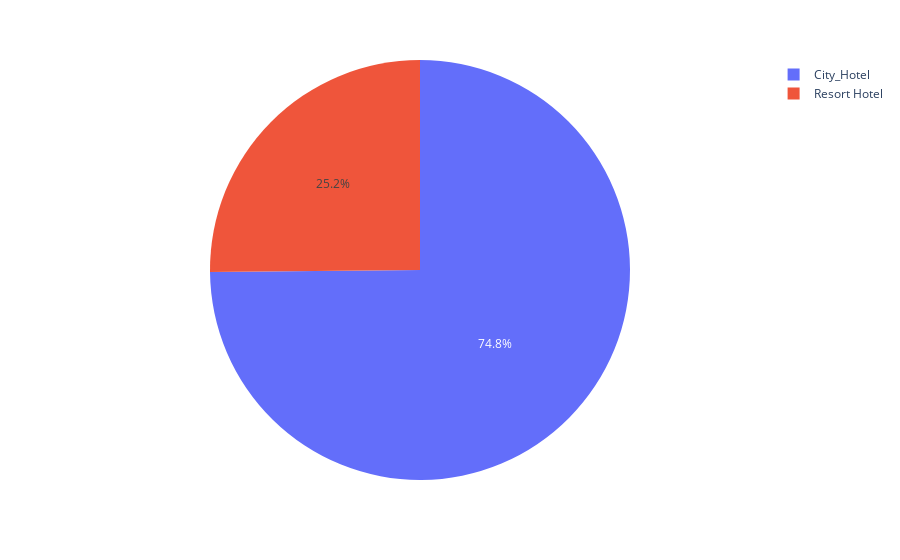

This figure's notebook cell:
### Code cell
px.pie(values=[len(cancel[cancel['hotel']=='Resort Hotel']),len(cancel[cancel['hotel']=='City Hotel'])],names=['Resort Hotel','City_Hotel'])

### Figure 1 — Plotly figure (JSON) as saved in the notebook; plotly's stock layout.template omitted (floating-point values rounded to 4 significant figures)
{"data": [{"domain": {"x": [0, 1], "y": [0, 1]}, "hovertemplate": "label=%{label}<br>value=%{value}<extra></extra>", "labels": ["Resort Hotel", "City_Hotel"], "legendgroup": "", "name": "", "showlegend": true, "type": "pie", "values": [11120, 33079]}], "layout": {"legend": {"tracegroupgap": 0}, "margin": {"t": 60}}}
